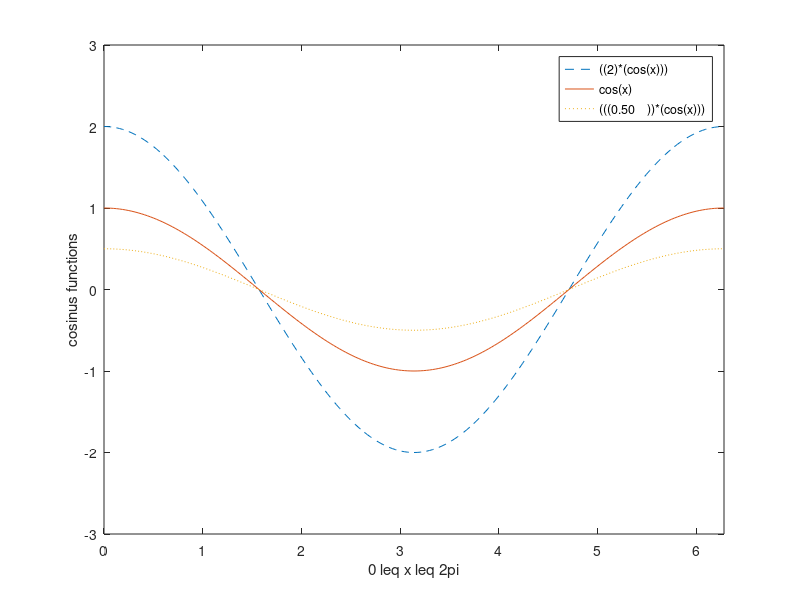

MATLAB code to generate this figure:
_code_git_version="c74975b35e0ce8bd7733712347dc983998b56644";
_code_repository="https://github.com/plops/cl-m-generator/tree/master/example/01_simple/source/run_00_start.m";
_code_generation_time="22:34:54 of Sunday, 2020-11-29 (GMT+1)";
;
;
x=((1)+(((2)*(3))));
;
format short;
y=((((1)/(((2)+(((3)^(2)))))))+(((((4)/(5)))*(((6)/(7))))));
;
format long;
y;
clear;
who;
;
x=((1)+(((2)*(3))));

format short
y=((((1)/(((2)+(((3)^(2)))))))+(((((4)/(5)))*(((6)/(7))))));

format long
y
clear
who
;
x=[1, 2, 3, 4, 5, 6];
y=[3, -1, 2, 4, 5, 1];
;
plot(x, y);
;
x=0:((pi)/(100)):((2)*(pi));
y=sin(x);
;
plot(x, y);
xlabel("x=0:2\pi");
ylabel("sine of x");
title("plot of sine function");
;
%% multiple datasets in one plot
;
x=0:((pi)/(100)):((2)*(pi));
;
y1=((2)*(cos(x)));
;
y2=cos(x);
;
y3=(((0.50    ))*(cos(x)));
;
plot(x, y1, "--", x, y2, "-", x, y3, ":");
xlabel("0 \leq x \leq 2\pi");
ylabel("cosinus functions");
legend("((2)*(cos(x)))", "cos(x)", "(((0.50    ))*(cos(x)))");
axis([0, ((2)*(pi)), -3, 3]);
;
;
v=[1, 4, 7, 10, 13];
w=[1; 4; 7; 10; 13];
;
w2=transpose(v);
;
;
v(1:3)
v(3:end)
v(:)
v(1:end)
;
%% matrix example
;
A=[1 2 3;4 5 6;7 8 9;];
;
[m, n]=size(A);
;
B=[A ((10)*(A));-A [1 0 0;0 1 0;0 0 1;];];
;
C=((A).*(A));
;
;
